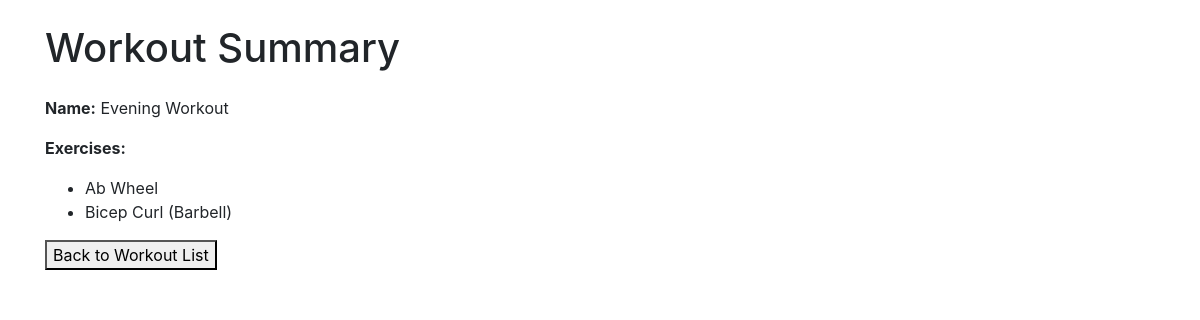
Page /gym/workout_summary/13/ on the committed database.
### gym/models.py (models this page shows, shortened)
class Workout(models.Model):
    name = models.CharField(max_length=100, blank=True)
    date_created = models.DateTimeField(auto_now_add=True)
    sets = models.ManyToManyField(Set, blank=True)
    exercises = models.ManyToManyField(Exercise, blank=True)

class Exercise(models.Model):
    id = models.BigAutoField(primary_key=True)
    name = models.CharField(max_length=60)
    description = models.TextField()
    CATEGORY_CHOICES = [
        ('Barbell', 'barbell'),
        ('Dumbbell', 'dumbbell'),
        ('Machine / Other', 'machine'),
        ('Weighted Bodyweight', 'weighted_bw'),
        ('Assisted Bodyweight', 'assisted_bw'),
        ('Reps Only', 'reps'),
        ('Cardio', 'cardio'),
        ('Duration', 'duration'),
    ]
    category = models.CharField(max_length=30, choices=CATEGORY_CHOICES)
    BODYPART_CHOICES = [
        ('Core', 'core'),
        ('Arms', 'arms'),
        ('Back', 'back'),
        ('Chest', 'chest'),
        ('Legs', 'legs'),
        ('Shoulders', 'shoulders'),
        ('Other', 'other'),
        ('Olympic', 'olympic'),
        ('Full Body', 'fullbody'),
        ('Cardio', 'cardio'),
    ]
    bodypart = models.CharField(max_length=30, choices=BODYPART_CHOICES)

### gym/views.py (the view)
# urls.py: path('workout_summary/<int:workout_id>/', WorkoutSummaryView.as_view(), name='workout_summary'),
class WorkoutSummaryView(View):
    def get(self, request, workout_id):
        workout = Workout.objects.get(pk=workout_id)
        return render(request, 'workout_summary.html', {'workout': workout})

### gym/templates/workout_summary.html (shortened to what this page needs)
{% extends 'base_generic.html' %}
{% load static %}
{% block content %}
    <h1 class="mt-4 mb-4">Workout Summary</h1>
    <p><strong>Name:</strong> {{ workout.name }}</p>
    <p><strong>Exercises:</strong></p>
    <ul>
        {% for exercise in workout.exercises.all %}
            <li>{{ exercise.name }}</li>
        {% endfor %}
    </ul>
    <a href="{% url 'workout_list' %}">
        <button type="button">Back to Workout List</button>
    </a>
{% endblock %}

### rows in the picture
Workout: name "Evening Workout"
Exercise: name "Ab Wheel"
Exercise: name "Bicep Curl (Barbell)"
